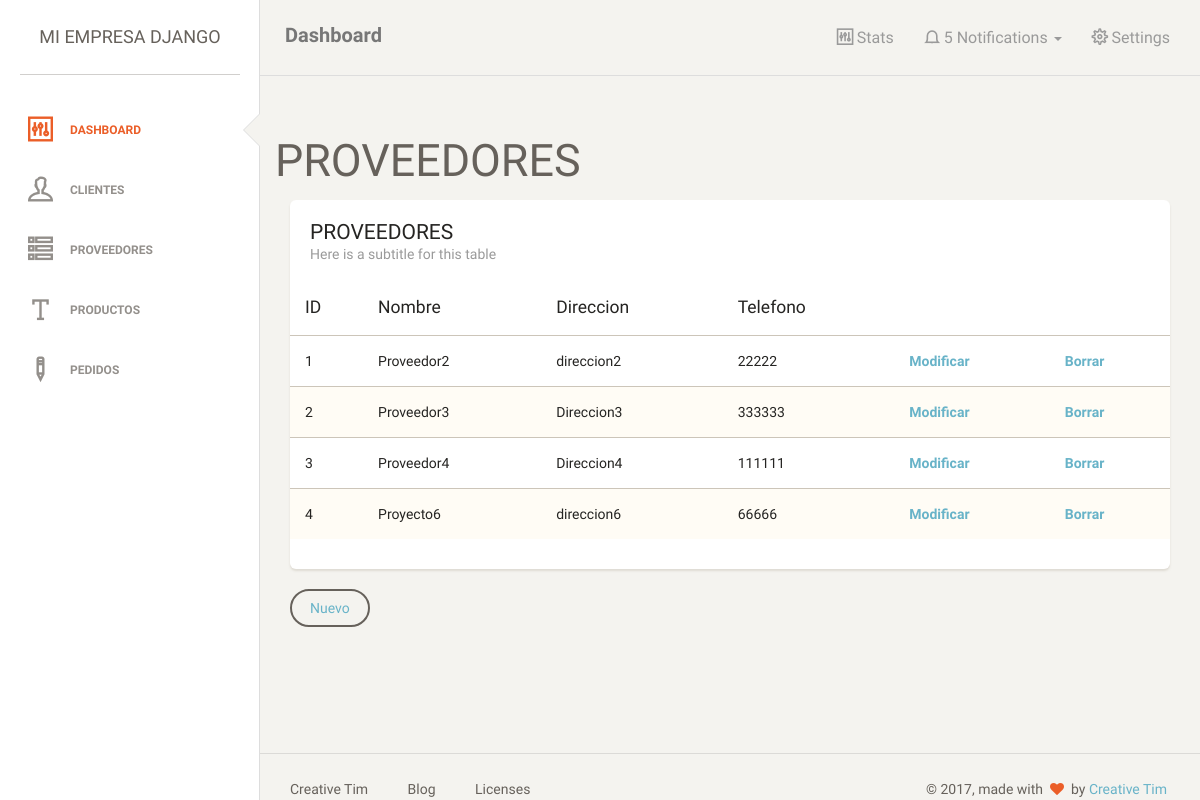
Screenshot of /proveedores/ with the database file from the repository.
### central/models.py (models this page shows, shortened)
class Proveedores(models.Model):
	nombre = models.CharField(max_length=200)
	direccion = models.CharField(max_length=200)
	telefono = models.CharField(max_length=200)

### central/views.py (the view)
# urls.py: url(r'^proveedores/$', views.ProveedoresList.as_view(), name='proveedores_list'),
class ProveedoresList(ListView):
    model = Proveedores

### templates/central/proveedores_list.html
{% extends 'base.html' %}
{% block content %}
<h1>PROVEEDORES</h1>
    <div class="col-md-12">
                        <div class="card">
                            <div class="header">
                                <h4 class="title">PROVEEDORES</h4>
                                <p class="category">Here is a subtitle for this table</p>
                            </div>
                            <div class="content table-responsive table-full-width">
                                <table class="table table-striped">
                                    <thead>
                                        <th>ID</th>
                                    	<th>Nombre</th>
                                    	<th>Direccion</th>
                                    	<th>Telefono</th>
                                    	<th></th>
                                    	<th></th>
                                    </thead>
                                    <tbody>
                                    {% for proveedor in object_list %}
                                        <tr>
                                        	<td>{{ proveedor.id }}</td>
                                        	<td>{{ proveedor.nombre }}</td>
                                        	<td>{{ proveedor.direccion }}</td>
                                        	<td>{{ proveedor.telefono }}</td>
                                        	<th><a href="{% url "proveedores_edit" proveedor.id %}">Modificar</a></th>
                                    		<th><a href="{% url "proveedores_delete" proveedor.id %}">Borrar</a></th>
                                        </tr>
                                    {% endfor %}
                                    </tbody>
                                </table>
                            </div>
                        </div>
                        <button type="button" class="btn btn-default"><a href="{% url "proveedores_new" %}">Nuevo</a></button>
                    </div>
{% endblock %}

### rows the page displays
Proveedores: id "1", nombre "Proveedor2", direccion "direccion2", telefono "22222"
Proveedores: id "2", nombre "Proveedor3", direccion "Direccion3", telefono "333333"
Proveedores: id "3", nombre "Proveedor4", direccion "Direccion4", telefono "111111"
Proveedores: id "4", nombre "Proyecto6", direccion "direccion6", telefono "66666"
